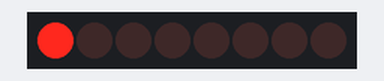
Recording of a sketch running on a simulated Arduino Uno, built with avr-gcc and run on an emulated ATmega328P. On the bench: 8 shift-register outputs drawn as a row of LEDs (first output left, lit = HIGH). Wiring (inferred from the names in the program): shift register (74HC595): data pin 6; shift clock pin 10; latch pin 8. Wiring (inferred from the signals the program sends): row of LEDs: on Q0, Q1, Q2, Q3, Q4, Q5, Q6, Q7.

Above: at 0.3 s.
At 5.1 s:
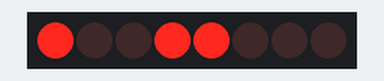
At 10.1 s:
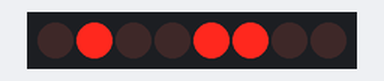
At 19.91 s:
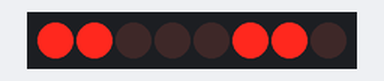
At 29.71 s:
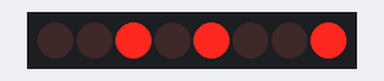
At 39.72 s:
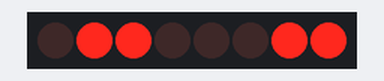
Timing chart, 0 to 40.0 s (numbered marks = the images above):
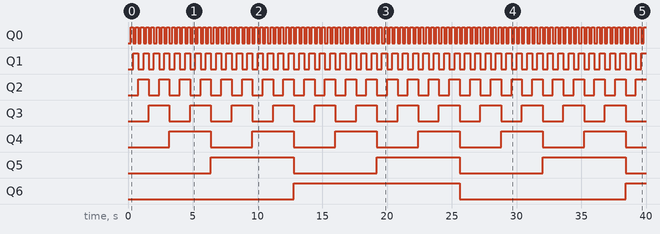

The sketch:

projekt_16_binaeranzeige_led.ino
```cpp
/*
 * Projekt 16: Eine Binärzahlenanzeige aus LEDs bauen
 */

#include "Arduino.h"

#define DEBUG // activate "debug switch"

#ifdef DEBUG
#define DBUG_PRINT(x) Serial.print(x)		// acitvate print
#define DEBUG_PRINTLN(x) Serial.println(x)	// activate print line
#else
#define DEBUG_PRINT(x)						// do nothing
#define DEBUG_PRINTLN(x)					// do nothing
#endif

#define DATA 6 // Digitalpin 6 an Pin 14 des 74HC595
#define LATCH 8 // Digitalpin 8 an Pin 12 des 74HC595
#define CLOCK 10 // Digitalpin 10 an Pin 11 des 74HC595


//The setup function is called once at startup of the sketch
void setup()
{
	pinMode(LATCH, OUTPUT);
	pinMode(CLOCK, OUTPUT);
	pinMode(DATA, OUTPUT);
}


// The loop function is called in an endless loop
void loop()
{
	int i;

	for ( i = 0; i < 256; i++ ) {
		digitalWrite(LATCH, LOW);
		shiftOut(DATA, CLOCK, MSBFIRST, i);
		digitalWrite(LATCH, HIGH);
		delay(200);
	}
}
```

Measured:
- by itself, Q0: alternates HIGH for 0.20 s and LOW for 0.20 s
- by itself, Q1: alternates HIGH for 0.40 s and LOW for 0.40 s
- by itself, Q2: alternates HIGH for 0.80 s and LOW for 0.80 s
- by itself, Q3: alternates HIGH for 1.6 s and LOW for 1.6 s
- by itself, Q4: alternates HIGH for 3.2 s and LOW for 3.2 s
- by itself, Q5: alternates HIGH for 6.4 s and LOW for 6.4 s
- by itself, Q6: LOW → HIGH at 12.8 s, → LOW 12.8 s later, → HIGH 12.8 s later
